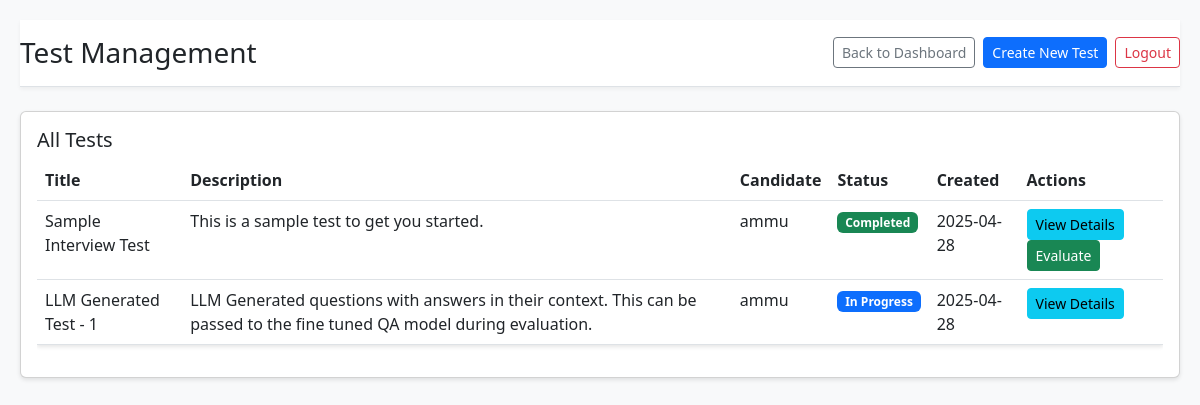
The page /admin/tests (signed in) on the database its author committed.
### app.py (models this page shows)
class Test(db.Model):
    id = db.Column(db.Integer, primary_key=True)
    title = db.Column(db.String(100), nullable=False)
    description = db.Column(db.Text)
    candidate_id = db.Column(db.Integer, db.ForeignKey('candidate.id'), nullable=False)
    created_at = db.Column(db.DateTime, default=datetime.utcnow)
    status = db.Column(db.String(20), default='Pending')  # Pending, In Progress, Completed
    questions = db.relationship('Question', backref='test', lazy=True)

class Candidate(db.Model):
    id = db.Column(db.Integer, primary_key=True)
    name = db.Column(db.String(100), nullable=False)
    position = db.Column(db.String(100), nullable=False)
    score = db.Column(db.Float, default=0.0)
    feedback_status = db.Column(db.String(20), default='Pending')
    created_at = db.Column(db.DateTime, default=datetime.utcnow)
    tests = db.relationship('Test', backref='candidate', lazy=True)

### app.py (the view)
@app.route('/admin/tests')
@login_required
@role_required('admin')
def admin_tests():
    tests = Test.query.all()
    return render_template('admin_tests.html', tests=tests)

### app.py (called while the page is built)
def login_required(f):
    @wraps(f)
    def decorated_function(*args, **kwargs):
        if 'user' not in session:
            flash('Please log in first.', 'warning')
            return redirect(url_for('login'))
        return f(*args, **kwargs)
    return decorated_function

def role_required(role):
    def decorator(f):
        @wraps(f)
        def decorated_function(*args, **kwargs):
            if 'user' not in session or session['role'] != role:
                flash(f'You do not have permission to access this page.', 'danger')
                return redirect(url_for('login'))
            return f(*args, **kwargs)
        return decorated_function
    return decorator

### templates/admin_tests.html (shortened to what this page needs)
<!DOCTYPE html>
<html lang="en">
<head>
    <link href="https://cdn.jsdelivr.net/npm/bootstrap@5.3.0/dist/css/bootstrap.min.css" rel="stylesheet">
    <link rel="stylesheet" href="{{ url_for('static', filename='css/style.css') }}">
</head>
<body>
    <div class="container-fluid">
        <header class="py-3 border-bottom">
            <div class="d-flex justify-content-between align-items-center">
                <h1 class="h3 mb-0">Test Management</h1>
                <div class="d-flex align-items-center">
                    <a href="{{ url_for('admin_dashboard') }}" class="btn btn-outline-secondary btn-sm me-2">Back to Dashboard</a>
                    <a href="{{ url_for('create_test') }}" class="btn btn-primary btn-sm me-2">Create New Test</a>
                    <a href="{{ url_for('logout') }}" class="btn btn-outline-danger btn-sm">Logout</a>
                </div>
            </div>
        </header>
        <div class="row mt-4">
            <div class="col-12">
                <div class="card">
                    <div class="card-body">
                        <h5 class="card-title">All Tests</h5>
                        {% if tests %}
                            <div class="table-responsive">
                                <table class="table">
                                    <thead>
                                        <tr>
                                            <th>Title</th>
                                            <th>Description</th>
                                            <th>Candidate</th>
                                            <th>Status</th>
                                            <th>Created</th>
                                            <th>Actions</th>
                                        </tr>
                                    </thead>
                                    <tbody>
                                        {% for test in tests %}
                                        <tr>
                                            <td>{{ test.title }}</td>
                                            <td>{{ test.description }}</td>
                                            <td>{{ test.candidate.name }}</td>
                                            <td>
                                                {% if test.status == 'Pending' %}
                                                    <span class="badge bg-warning">Pending</span>
                                                {% elif test.status == 'In Progress' %}
                                                    <span class="badge bg-primary">In Progress</span>
                                                {% else %}
                                                    <span class="badge bg-success">Completed</span>
                                                {% endif %}
                                            </td>
                                            <td>{{ test.created_at.strftime('%Y-%m-%d') }}</td>
                                            <td>
                                                <button class="btn btn-sm btn-info view-test" data-id="{{ test.id }}">
                                                    View Details
                                                </button>
                                                {% if test.status == 'Completed' %}
                                                    <a href="{{ url_for('evaluate_test', test_id=test.id) }}"
                                                       class="btn btn-sm btn-success">
                                                        Evaluate
                                                    </a>
                                                {% endif %}
                                            </td>
                                        </tr>
                                        {% endfor %}
                                    </tbody>
                                </table>
                            </div>
                        {% else %}
                            <div class="alert alert-info">
                                No tests have been created yet. Click "Create New Test" to get started.
                            </div>
                        {% endif %}
                    </div>
                </div>
            </div>
        </div>
    </div>
</body>
</html>

### static/css/style.css (style rules this page uses)
body { background-color: #f8f9fa; font-family: 'Segoe UI', Tahoma, Geneva, Verdana, sans-serif; }
.container-fluid { max-width: 1400px; margin: 0 auto; padding: 20px; }
header { background-color: #fff; box-shadow: 0 2px 4px rgba(0,0,0,0.05); }
.table { background-color: #fff; box-shadow: 0 2px 4px rgba(0,0,0,0.1); }
.card { box-shadow: 0 2px 4px rgba(0,0,0,0.1); margin-bottom: 20px; }

### rows shown on the page
Test: title "Sample Interview Test", description "This is a sample test to get you started.", candidate.name "ammu", status "Completed", created_at "2025-04-28"
Test: title "LLM Generated Test - 1", description "LLM Generated questions with answers in their context. This can be passed to the fine tuned QA model during evaluation.", candidate.name "ammu", status "In Progress", created_at "2025-04-28"
